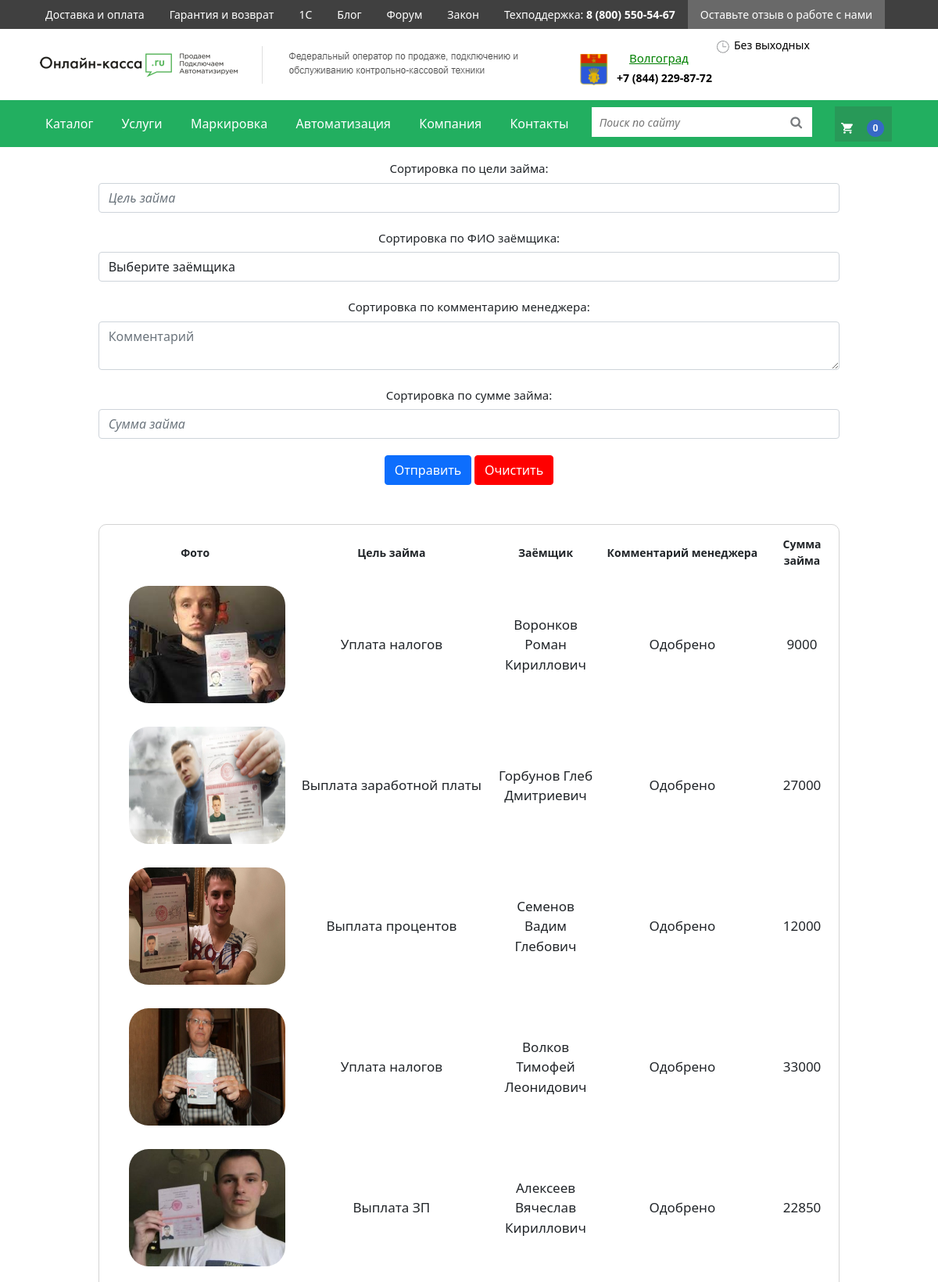
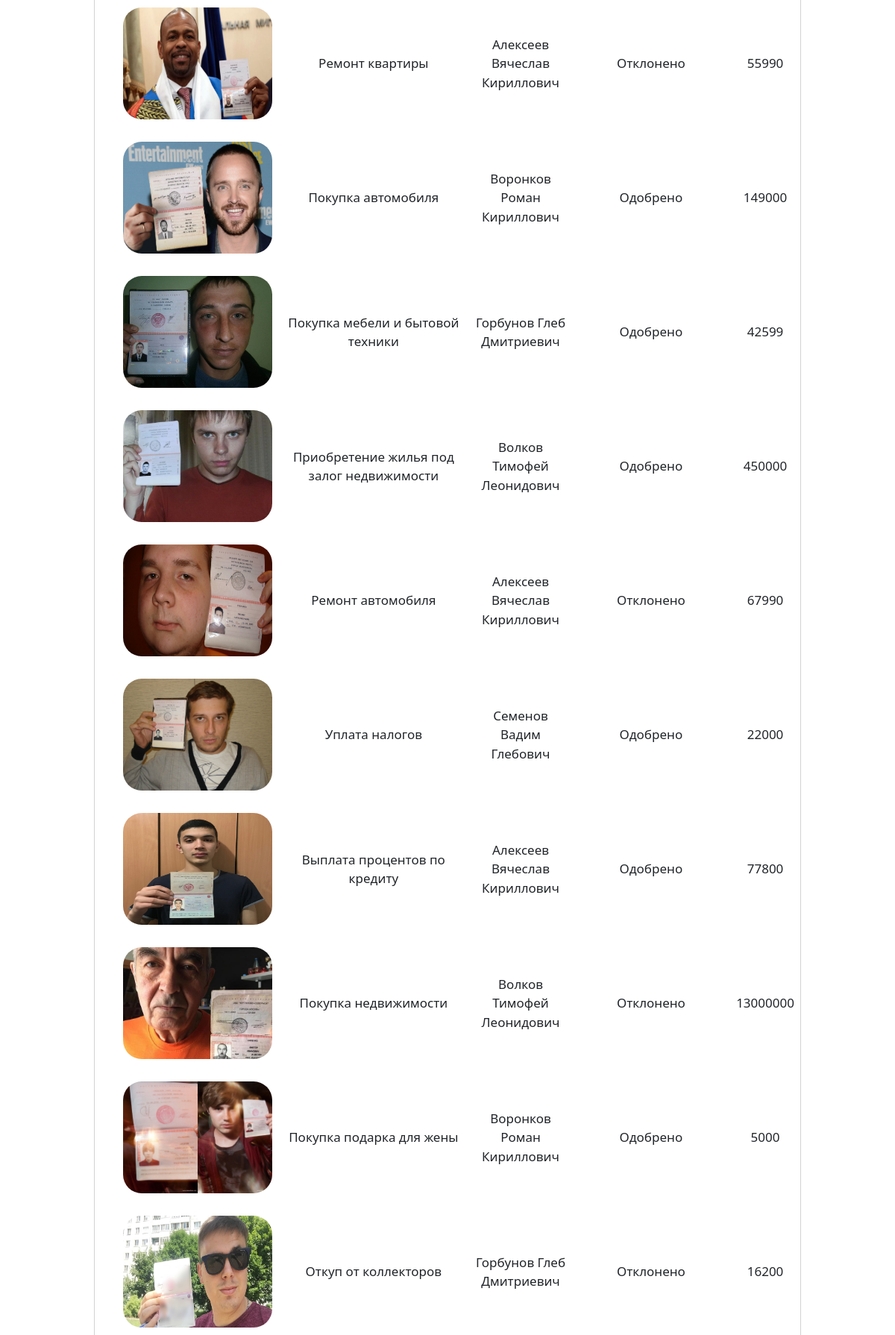
The page /microfinance.php (upper part) on the database its author committed (2 pictures, top to bottom).
### tables this page shows
CREATE TABLE `clients` (
  `id` int(11) UNSIGNED NOT NULL,
  `img_path` varchar(45) NOT NULL DEFAULT 'img1.jpg',
  `goal` varchar(90) NOT NULL,
  `id_customer` int(10) UNSIGNED NOT NULL,
  `comment` varchar(255) DEFAULT NULL,
  `cost` int(11) NOT NULL
);

CREATE TABLE `borrowers` (
  `id` int(11) UNSIGNED NOT NULL,
  `name_customer` varchar(45) NOT NULL
);

### logic.php (called while the page is built, shortened)
<?php
	function SetDb()
	{
		$host = 'localhost';
		$dbname = 'microfinance';
		$username = 'root';
		$password = '';
		try
		{
			$pdo = new PDO("mysql:host=$host;dbname=$dbname", $username, $password);
		}
		catch(PDOException $exception)
		{
			die("Could not connect to the database $dbname" . $exception->getMessage());
		}
		return $pdo;
	}
    function getFiltration():array
    {
        $items = [];
        $sql = "SELECT * , borrowers.name_customer as name_customer
        FROM clients
        JOIN borrowers ON clients.id_customer=borrowers.id";
        $arBinds =[];
    $pdo = SetDb();
    $stmt = $pdo->prepare($sql);
    $stmt->execute($arBinds);
    foreach ($stmt as $row) {
        $items[] = $row;
    }
    return $items;
    }
?>

### microfinance.php (the view, shortened to what this page needs)
<?php
    require_once('logic.php');
    $fullList = getFiltration();
?>
<!DOCTYPE html>
<html lang="RU">
<head>
<link href="https://cdn.jsdelivr.net/npm/bootstrap@5.1.1/dist/css/bootstrap.min.css" rel="stylesheet">
<link rel="stylesheet" href="inc/css/style.css">
<link rel="stylesheet" href="inc/css/database.css">
<link rel="stylesheet" href="inc/css/font-awesome/css/font-awesome.min.css">
</head>
<body>
   <?php  include ('header.php'); ?>
                    <div class="container text-center mt-3 shap">
                     <form class="sort" action="#" method="GET">
                         <div>
                         <label>Сортировка по цели займа:</label>
                         <input class="form-control" type="text" name="goal" value="<?=htmlspecialchars($_GET["goal"])?>" placeholder="Цель займа"><br>
                         </div>
                          <div class="form-group">
                           <label>Сортировка по ФИО заёмщика:</label>
                            <select class="form-control" name="name_customer">
                              <option value=""> Выберите заёмщика </option>
                            </select><br>
                          </div>
                        <div class="form-group">
                            <label>Сортировка по комментарию менеджера:</label>
                            <textarea class="form-control" type="text" name="comment" value="" placeholder="Комментарий"><?=htmlspecialchars($_GET["comment"])?></textarea><br>
                          </div>
                        <div>
                         <label>Сортировка по сумме займа:</label>
                        <input class="form-control" type="number" name="cost" value="<?=htmlspecialchars($_GET["cost"])?>" placeholder="Сумма займа"><br>
                         </div>
                        <button type="submit" class="btn btn-primary sendbtn" name="Send" value="Send">Отправить</button>
                        <button type="submit" class="btn btn-primary clearbtn" name="clearFilter" value="ClearFilter">Очистить</button>
                     </form>
                    </div>
                    <div  class="container text-center mt-3 shap">
                        <?php if ( count($fullList) > 0):?>
                        <table class="tab">
                            <thead>
                            <tr>
                                  <th scope="col">Фото</th>
                                  <th scope="col">Цель займа</th>
                                  <th scope="col">Заёмщик</th>
                                  <th scope="col">Комментарий менеджера</th>
                                  <th scope="col">Сумма займа</th>
                             </tr>
                             </thead>
                          <?php foreach($fullList as $value): ?>
								  <tbody class="container text-center mt-3 pos">
                                  <tr class="str">
                                  <td scope="col" class="p-2 img_path">
                                   <img src="inc/img/<?php echo $value['img_path'];?>" class="img" height='150px', width='200px' alt="">
                                  </td>
                                  <td scope="col" class="p-2 goal">
                                      <?php echo $value['goal'];?>
                                  </td>
                                  <td scope="col" class="p-2 id_customer">
                                      <?php echo $value['name_customer'];?>
                                  </td>
                                  <td scope="col" class="p-2 comment">
                                      <?php echo $value['comment'];?>
                                  </td>
                                  <td scope="col" class="p-2 cost">
                                      <?php echo $value['cost'];?>
                                  </td>
                                </tr>
                             <?php endforeach;?>
                          </tbody>
                    </table>
                  <?php endif;?>
				  <?php include ('footer.php');?>
    </body>
</html>

### header.php (shortened to what this page needs)
<div>
  <nav class="header">
    <div class="lang-navbar">
        <div class="container">
            <ul class="nav justify-content-start">
                <li class="nav-item">
                    <a class="nav-link" href="#">Доставка и оплата</a>
                </li>
                <li class="nav-item">
                    <a class="nav-link" href="#">Гарантия и возврат</a>
                </li>
                <li class="nav-item">
                    <a class="nav-link" href="#">1С</a>
                </li>
                <li class="nav-item">
                    <a class="nav-link" href="#">Блог</a>
                </li>
                <li class="nav-item">
                    <a class="nav-link" href="#">Форум</a>
                </li>
                <li class="nav-item">
                    <a class="nav-link" href="#">Закон</a>
                </li>
                <ul class="nav justify-content-between">
                    <li class="nav-item">
                        <a class="nav-link" href="#">Техподдержка: <strong>8 (800) 550-54-67</strong></a>
                    </li>
                </ul>
                <ul class="nav justify-content-end">
                    <li class="nav-item">
                        <a class="nav-link" id="nav-link-grey" href="#">Оставьте отзыв о работе с нами</a>
                    </li>
                </ul>
            </ul>
        </div>
    </div>
    <div>
        <div class="search-navbar p-2">
            <div class="container">
                <ul class="nav justify-content-start">
                    <li class="nav-item">
                        <a href="index.php"><img src="inc/layout/logo1.png" alt="logo"></a>
                    </li>
                    <li class="nav-item">
                        <a class="nav-link" id="vlg-phone" href="#"><u>Волгоград</u></a>
                        <a class="nav-item"><strong>+7 (844) 229-87-72</strong></a>
                    </li>
                        <li class="nav-item">
                            <a class="nav-item"><img src="inc/layout/logo2.png" alt="logo2">Без выходных</a>
                        </li>
                </ul>
             </div>
            </div>
        </div>
        <div class="goods-navbar">
            <div class="container" style="height: 60px">
                <ul class="nav justify-content-between">
                    <li class="nav-item">
                        <a class="nav-link" id="nav-cont" href="#">Каталог</a>
                    </li>
                    <li class="nav-item">
                        <a class="nav-link" id="nav-cont" href="#">Услуги</a>
                    </li>
                    <li class="nav-item">
                        <a class="nav-link" id="nav-cont" href="#">Маркировка</a>
                    </li>
                    <li class="nav-item">
                        <a class="nav-link" id="nav-cont" href="#">Автоматизация</a>
                    </li>
                    <li class="nav-item">
                        <a class="nav-link" id="nav-cont" href="#">Компания</a>
                    </li>
                    <li class="nav-item">
                        <a class="nav-link" id="nav-cont" href="#">Контакты</a>
                    </li>
                    <li class="nav-item">
                        <form class="searchform">
                            <input class="searchinput" type="search" placeholder="Поиск по сайту" aria-label="Search">
                            <button class="searchbutton" type="submit"></button>
                        </form>
                    </li>
                    <li class="nav-item">
                        <a class="nav-link" href="#"><img src="inc/layout/basket.png" alt="basket"></a>
                    </li>
                </ul>
            </div>
        </div>
    </div>

### footer.php (shortened to what this page needs)
</div>

### inc/css/style.css (style rules this page uses)
body { margin: 0; font-size: 14px; }
#nav-link-grey { background-color: #696969; }
#vlg-phone { color: green; font-size: 15px; margin-bottom: -5px; margin-top: 10px; }
.nav li { list-style-type: none; }
.lang-navbar { background-color: rgba(0, 0, 0, 75%); }
.lang-navbar a { color: white; }
.nav-item { color: black; text-decoration: none !important; }
.searchform { position: relative; width: 300px; margin: 0 auto; border: 7.5px solid #22af60; }
.searchinput { width: 100%; height: 42px; padding-left: 10px; border: 2px solid #22af60; background: white; color: black; }
.searchbutton { position: absolute; top: 0; right: 0px; width: 42px; height: 42px; border: 2px solid #22af60; border-left: 0px; background: white; cursor: pointer; }
.searchbutton:before { content: "\f002"; font-family: FontAwesome; font-size: 16px; color: #777a7d; }
#nav-cont { font-size: 16px; line-height: 45px; }
.goods-navbar { background-color: #22af60; }
.goods-navbar a { color: white; }
.search-navbar { background-color: white; }

### inc/css/database.css (style rules this page uses)
* { box-sizing: border-box; margin: 0; padding: 0; }
label { font-size: 15px; }
.img { border-radius: 25px; height: 150px; width: 200px; }
.clearbtn { background-color: red; border-color: red; }
form.sort { width: 85%; margin: 0px auto 0px auto; }
input.form-control, select.form-control, textarea.form-control { margin-top: 7px; }
table.tab { width: 85%; margin: 0px auto 0px auto; border-collapse: separate; border-spacing: 0 1em; margin-top: 50px; border-radius: 10px; border: 1px solid lightgrey; display: block; }
tbody.container.text-center.mt-3.pos { height: 100px; margin: 20px auto 10px auto; border: 1px solid lightgrey; border-radius: 16px; font-size: 17px; align-items: center; justify-content: space-between; }
td.p-2.img_path img { margin-left: 30px; justify-content: center; }
td.p-2.img_path { width: 20%; height: 97%; text-align: left; }
td.p-2.goal { width: 30%; text-align: center; }
td.p-2.id_customer { width: 15%; text-align: center; }
td.p-2.comment { width: 25%; text-align: center; }
td.p-2.cost { width: 10%; text-align: center; }

### rows shown on the page
clients: img_path (picture), goal "Уплата налогов", id_customer.name_customer "Воронков Роман Кириллович", comment "Одобрено", cost "9000"
clients: img_path (picture), goal "Выплата заработной платы", id_customer.name_customer "Горбунов Глеб Дмитриевич", comment "Одобрено", cost "27000"
clients: img_path (picture), goal "Выплата процентов", id_customer.name_customer "Семенов Вадим Глебович", comment "Одобрено", cost "12000"
clients: img_path (picture), goal "Уплата налогов", id_customer.name_customer "Волков Тимофей Леонидович", comment "Одобрено", cost "33000"
clients: img_path (picture), goal "Выплата ЗП", id_customer.name_customer "Алексеев Вячеслав Кириллович", comment "Одобрено", cost "22850"
clients: img_path (picture), goal "Ремонт квартиры", id_customer.name_customer "Алексеев Вячеслав Кириллович", comment "Отклонено", cost "55990"
clients: img_path (picture), goal "Покупка автомобиля", id_customer.name_customer "Воронков Роман Кириллович", comment "Одобрено", cost "149000"
clients: img_path (picture), goal "Покупка мебели и бытовой техники", id_customer.name_customer "Горбунов Глеб Дмитриевич", comment "Одобрено", cost "42599"
clients: img_path (picture), goal "Приобретение жилья под залог недвижимости", id_customer.name_customer "Волков Тимофей Леонидович", comment "Одобрено", cost "450000"
clients: img_path (picture), goal "Ремонт автомобиля", id_customer.name_customer "Алексеев Вячеслав Кириллович", comment "Отклонено", cost "67990"
clients: img_path (picture), goal "Уплата налогов", id_customer.name_customer "Семенов Вадим Глебович", comment "Одобрено", cost "22000"
clients: img_path (picture), goal "Выплата процентов по кредиту", id_customer.name_customer "Алексеев Вячеслав Кириллович", comment "Одобрено", cost "77800"
clients: img_path (picture), goal "Покупка недвижимости", id_customer.name_customer "Волков Тимофей Леонидович", comment "Отклонено", cost "13000000"
clients: img_path (picture), goal "Покупка подарка для жены", id_customer.name_customer "Воронков Роман Кириллович", comment "Одобрено", cost "5000"
clients: img_path (picture), goal "Откуп от коллекторов", id_customer.name_customer "Горбунов Глеб Дмитриевич", comment "Отклонено", cost "16200"
